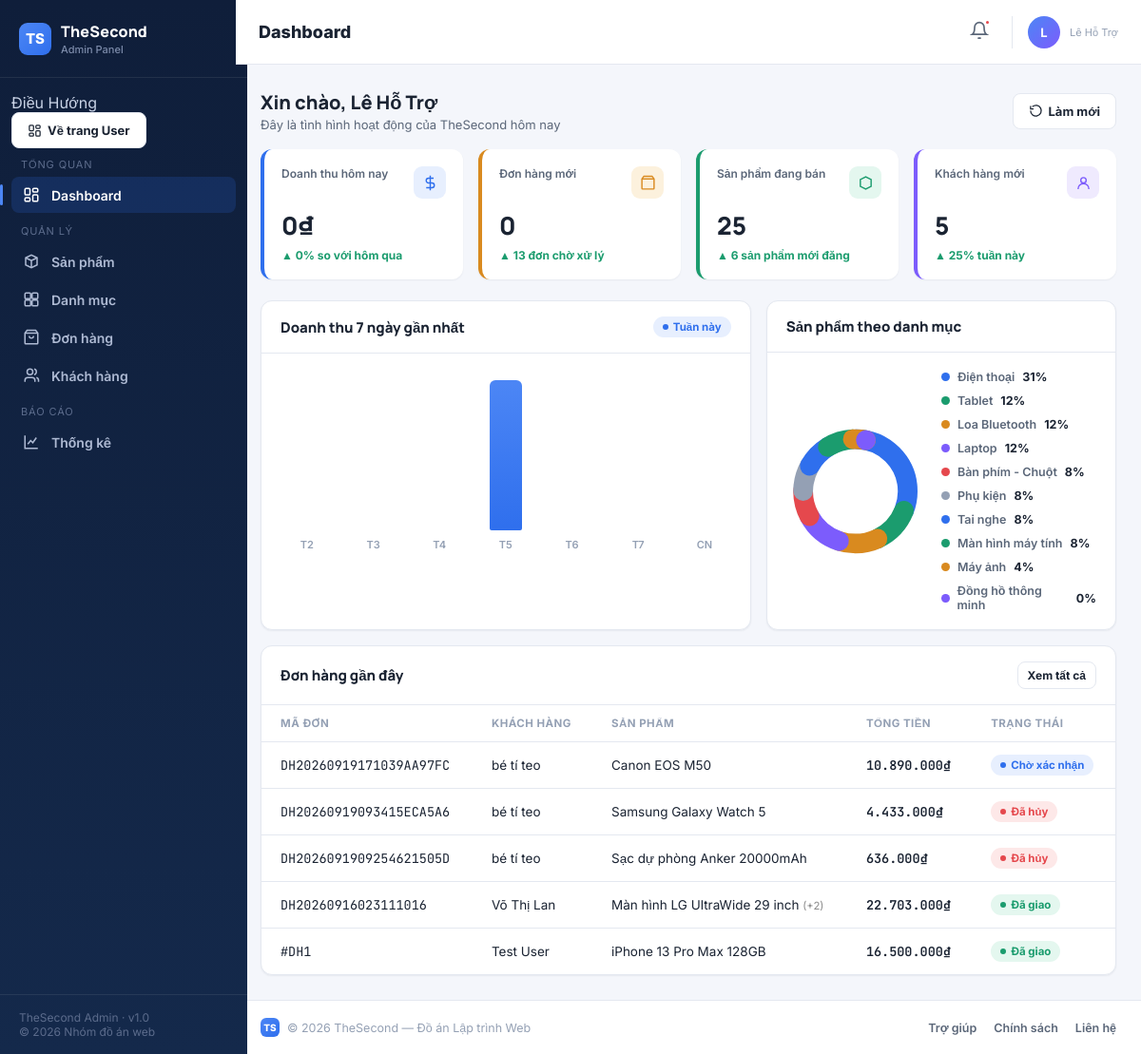
The app's page /TheSecondV1/api/admin/dashboard.php (signed in) with its own data.
### tables this page shows
CREATE TABLE `orders` (
  `id` int(10) UNSIGNED NOT NULL,
  `user_id` int(10) UNSIGNED NOT NULL,
  `order_code` varchar(30) NOT NULL,
  `receiver_name` varchar(100) NOT NULL,
  `receiver_phone` varchar(20) NOT NULL,
  `shipping_address` text NOT NULL,
  `subtotal` decimal(15,2) NOT NULL DEFAULT 0.00,
  `shipping_fee` decimal(15,2) NOT NULL DEFAULT 0.00,
  `discount` decimal(15,2) NOT NULL DEFAULT 0.00,
  `total_amount` decimal(15,2) NOT NULL DEFAULT 0.00,
  `payment_method` enum('cod','bank_transfer','momo','vnpay') NOT NULL DEFAULT 'cod',
  `payment_status` enum('pending','paid','failed','refunded') NOT NULL DEFAULT 'pending',
  `order_status` enum('pending','confirmed','processing','shipping','delivered','cancelled','returned') NOT NULL DEFAULT 'pending',
  `note` text DEFAULT NULL,
  `created_at` timestamp NOT NULL DEFAULT current_timestamp(),
  `updated_at` timestamp NOT NULL DEFAULT current_timestamp() ON UPDATE current_timestamp()
);

CREATE TABLE `users` (
  `id` int(10) UNSIGNED NOT NULL,
  `full_name` varchar(100) NOT NULL,
  `email` varchar(150) NOT NULL,
  `password` varchar(255) NOT NULL,
  `phone` varchar(20) DEFAULT NULL,
  `avatar` varchar(500) DEFAULT NULL,
  `date_of_birth` date DEFAULT NULL,
  `role` enum('user') NOT NULL DEFAULT 'user',
  `status` enum('active','inactive','blocked') NOT NULL DEFAULT 'active',
  `created_at` timestamp NOT NULL DEFAULT current_timestamp(),
  `updated_at` timestamp NOT NULL DEFAULT current_timestamp() ON UPDATE current_timestamp()
);

### TheSecondV1/api/admin/dashboard.php (the view, shortened to what the rows shown need)
<?php
require_once __DIR__ . '/../config/database.php';
$stmt = $pdo->query("
    SELECT o.id, o.order_code, o.total_amount, o.order_status, o.created_at,
           u.full_name AS ten_khach,
           (SELECT oi.product_name
            FROM order_items oi
            WHERE oi.order_id = o.id
            LIMIT 1) AS san_pham_dau,
           (SELECT COUNT(*) FROM order_items WHERE order_id = o.id) AS so_loai_sp
    FROM orders o
    JOIN users u ON u.id = o.user_id
    ORDER BY o.created_at DESC
    LIMIT 5
");
$don_gan_day = $stmt->fetchAll();
function badge_trang_thai_don(?string $tt): string {
    $map = [
        'pending'     => 'badge-blue',
        'confirmed'   => 'badge-blue',
        'processing'  => 'badge-amber',
        'shipping'    => 'badge-amber',
        'delivered'   => 'badge-green',
        'cancelled'   => 'badge-red',
        'returned'    => 'badge-red',
    ];
    return $map[$tt] ?? 'badge-gray';
}
function ten_trang_thai_don(?string $tt): string {
    $map = [
        'pending'     => 'Chờ xác nhận',
        'confirmed'   => 'Đã xác nhận',
        'processing'  => 'Đang xử lý',
        'shipping'    => 'Đang giao',
        'delivered'   => 'Đã giao',
        'cancelled'   => 'Đã hủy',
        'returned'    => 'Trả hàng',
    ];
    return $map[$tt] ?? $tt;
}
function format_money($so): string {
    return number_format((float)$so, 0, ',', '.') . '₫';
}
?>
<!DOCTYPE html>
<html lang="vi">
<head>
<link rel="stylesheet" href="../../admin/admin.css">
</head>
<body>
<div class="app">
  <div class="main">
    <main class="content">
      <section class="page active" id="page-dashboard">
        <div class="section-head">
          <div>
            <h2>Xin chào, <?= htmlspecialchars($_SESSION['admin_name'] ?? 'Admin') ?></h2>
          </div>
        </div>
        <div class="panel" style="margin-top:16px">
          <table>
            <thead>
              <tr>
                <th>Mã đơn</th>
                <th>Khách hàng</th>
                <th>Sản phẩm</th>
                <th>Tổng tiền</th>
                <th>Trạng thái</th>
              </tr>
            </thead>
              <tbody>
                <?php if (empty($don_gan_day)): ?>
                  <tr>
                    <td colspan="5" style="text-align:center;padding:24px;color:#888">
                      Chưa có đơn hàng nào
                    </td>
                  </tr>
                <?php else: ?>
                  <?php foreach ($don_gan_day as $don): ?>
                    <tr>
                      <td data-label="Mã đơn" class="mono">
                        <?= !empty($don['order_code'])
                              ? htmlspecialchars($don['order_code'])
                              : '#DH' . (int)$don['id'] ?>
                      </td>
                      <td data-label="Khách hàng">
                        <?= htmlspecialchars($don['ten_khach'] ?? '—') ?>
                      </td>
                      <td data-label="Sản phẩm">
                        <?= htmlspecialchars($don['san_pham_dau'] ?? '—') ?>
                        <?php if (($don['so_loai_sp'] ?? 0) > 1): ?>
                          <small style="color:#888">(+<?= (int)$don['so_loai_sp'] - 1 ?>)</small>
                        <?php endif; ?>
                      </td>
                      <td data-label="Tổng tiền" class="price">
                        <?= format_money($don['total_amount'] ?? 0) ?>
                      </td>
                      <td data-label="Trạng thái">
                        <span class="badge <?= badge_trang_thai_don($don['order_status'] ?? null) ?>">
                          <?= ten_trang_thai_don($don['order_status'] ?? null) ?>
                        </span>
                      </td>
                    </tr>
                  <?php endforeach; ?>
                <?php endif; ?>
              </tbody>
          </table>
        </div>
      </section>
    </main>
  </div>
</div>
</body>
</html>

### records on screen
orders: order_code "DH20260919171039AA97FC", user.full_name "bé tí teo", san_pham_dau "Canon EOS M50", total_amount "10.890.000₫", order_status "Chờ xác nhận"
orders: order_code "DH20260919093415ECA5A6", user.full_name "bé tí teo", san_pham_dau "Samsung Galaxy Watch 5", total_amount "4.433.000₫", order_status "Đã hủy"
orders: order_code "DH2026091909254621505D", user.full_name "bé tí teo", san_pham_dau "Sạc dự phòng Anker 20000mAh", total_amount "636.000₫", order_status "Đã hủy"
orders: order_code "DH20260916023111016", user.full_name "Võ Thị Lan", san_pham_dau "Màn hình LG UltraWide 29 inch", so_loai_sp "2", total_amount "22.703.000₫", order_status "Đã giao"
orders: id "1", user.full_name "Test User", san_pham_dau "iPhone 13 Pro Max 128GB", total_amount "16.500.000₫", order_status "Đã giao"

### other values on screen
mb_substr($_SESSION['admin_name'] ?? 'A', 0, 1) "L"
$_SESSION['admin_name'] "Lê Hỗ Trợ"
format_money($doanh_thu_hom_nay) "0₫"
abs($delta_doanh_thu) "0"
$don_hang_hom_nay "0"
$don_cho_xu_ly "13"
$sp_dang_ban "25"
$sp_moi_dang "6"
$khach_hang_moi "5"
abs($delta_khach) "25"
$dm['ten_danh_muc'] "Điện thoại"
$phan_tram "31"
$dm['ten_danh_muc'] "Tablet"
$phan_tram "12"
$dm['ten_danh_muc'] "Loa Bluetooth"
